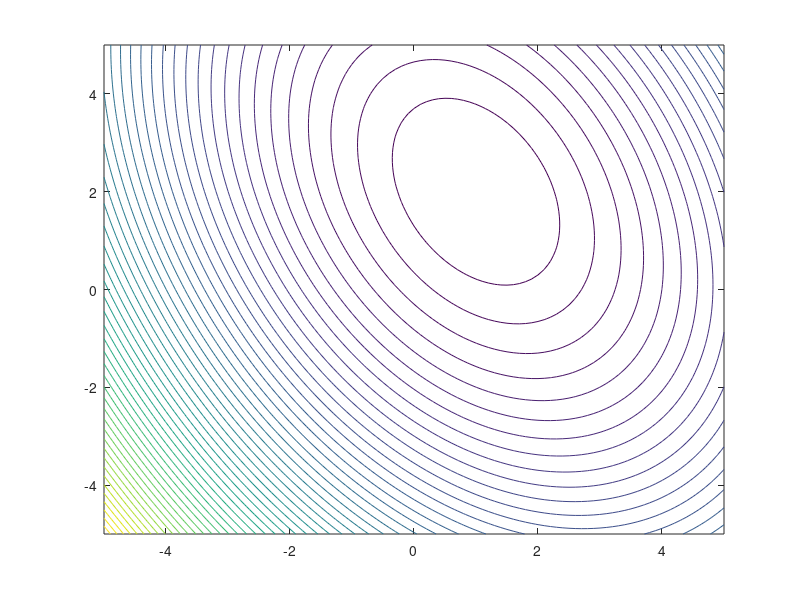

Recreate this plot in MATLAB. (Note: this script raises an error after producing the figure.)
v = -5:0.1:5;
lambda = 0.2;
h = 0.01;
epsilon = 0.01;
[x, y] = meshgrid(v);
f = '2*x.^2+y.^2+x.*y-6*x-5*y+8';
z = 2*x.^2+y.^2+x.*y-6*x-5*y+8;
F = inline(f);

figure(1)
contour(x,y,z,50)
hold on

x0 = -5;
y0 = -5;
xn = [x0; y0];
yn = y0;

while true
    xn_stale = xn;
    if norm([(F(xn+h,yn)-F(xn, yn))/h; (F(xn,yn+h)-F(xn,yn))/h]) < epsilon
        break;
    else
        grad1 = (F(xn+h, yn) - F(xn, yn)) / h;
        grad2 = (F(xn, yn+h) - F(xn, yn)) / h;
        grad = [grad1; grad2];
        xn = xn - (grad / norm(grad)) * lambda;
    end
end
